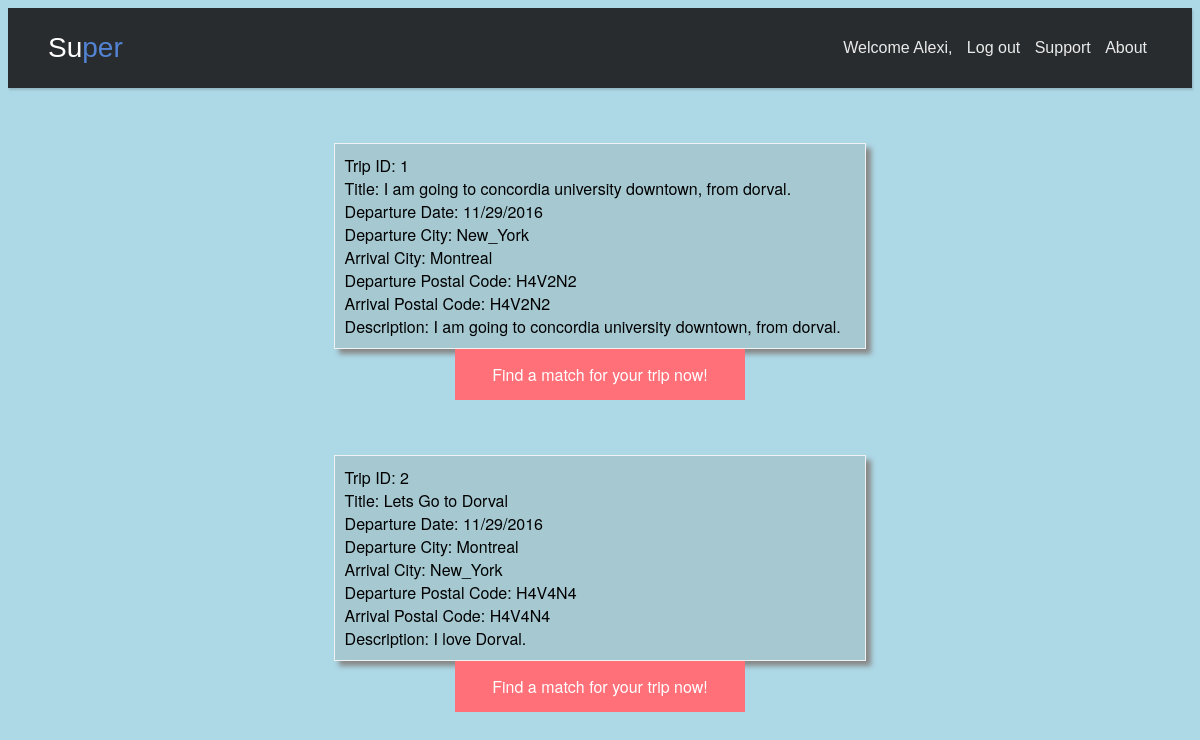
/viewPosts.php (signed in), run on the app's committed database.
### tables this page shows
CREATE TABLE trip
(
  TID INT(11) NOT NULL AUTO_INCREMENT,
  authorID INT(11) NOT NULL,
  dDate VARCHAR(50) NOT NULL,  
  dCity VARCHAR(10) NOT NULL,	 
  aCity VARCHAR(15) NOT NULL,	 
  dPostal VARCHAR(20) DEFAULT NULL,	 
  aPostal VARCHAR(20) DEFAULT NULL, 
  Description VARCHAR(200) DEFAULT NULL,
  Restriction BOOLEAN DEFAULT NULL,
  Title VARCHAR(200) DEFAULT NULL,
  Comments VARCHAR(200) DEFAULT NULL,
  Category VARCHAR(15) NOT NULL,
  Role INT(3),
   
  matchedID INT(11) DEFAULT NULL,
  PRIMARY KEY(TID),
  FOREIGN KEY (authorID) REFERENCES member (MID)
    ON DELETE CASCADE
    ON UPDATE CASCADE,
  FOREIGN KEY (matchedID) REFERENCES trip (TID)
    ON DELETE CASCADE
    ON UPDATE CASCADE
);

### viewPosts.php (the view, shortened to what this page needs)
<!DOCTYPE html>
<html>
<head>
</head>
<body>
<header class="header-basic">
    <link rel="stylesheet" type="text/css" href="assets/css/header.css">
    <link rel="stylesheet" type="text/css" href="assets/css/addPost.css"/>
    <link rel="stylesheet" type="text/css" href="assets/css/main.css"/>
    <div class="header-limiter">
        <h1><a href="index.php">Su<span>per</span></a></h1>
        <nav>
            <?php
            if(isset($_SESSION['user'])){
                echo"
                <a>Welcome ".$_SESSION['userName'].
                    ", </a>
                <a href=\"logout.php?logout=true\">Log out</a>
                ";
            }else{
                echo"
                <a href=\"login.php\">Log in</a>
                ";
            }
            $MID = $_SESSION['user'];
            $role = $_SESSION['role'];
            ?>
            <a href="#">Support</a>
            <a href="#">About</a>
        </nav>
    </div>
</header>
<div class="match" style="text-align: center">
    <p class="success" style="text-align: center">
        <?php
        $servername = "vpc353_2.encs.concordia.ca";
        $username = "vpc353_2";
        $password = "A5DNm8";
        $dbname = "vpc353_2";
        if($role=='rider'){
            $role=0;
        }else{
            $role=1;
        }
        $conn = new mysqli($servername, $username, $password, $dbname);
        $sql = "SELECT * FROM trip WHERE authorID='$MID'
                    AND role=$role";
        $result = $conn->query($sql);
        if ($result->num_rows > 0) {
            while($row = $result->fetch_assoc()) {
                $TID =  $row["TID"];
                echo "<br><div class='serviceContent'>";
                echo "Trip ID: ".$row['TID'];
                echo "<br>Title: ".$row['Title'];
                echo "<br>Departure Date: ".$row['dDate'];
                echo "<br>Departure City: ".$row['dCity'];
                echo "<br>Arrival City: ".$row['aCity'];
                echo "<br>Departure Postal Code: ".$row['dPostal'];
                echo "<br>Arrival Postal Code: ".$row['aPostal'];
                echo "<br>Description: ".$row['Description'];
                echo "</div>";
                echo '<a href="matchPost.php?match='.$TID.'">Find a match for your trip now!</a><p>';
            }
        } else {
            echo "<br><span style='color:orangered;'>You do not </span>have any trip yet!";
        }
        ?>
    </p>
</div>
</body>
</html>

### assets/css/header.css (style rules this page uses)
.header-basic { background-color: #292c2f; box-shadow: 1px 2px 2px rgba(0, 0, 0, 0.15); padding: 20px 40px; height: 80px; box-sizing: border-box; }
.header-basic .header-limiter { max-width: 1200px; text-align: center; margin: 0 auto; }
.header-basic .header-limiter h1 { float: left; font: normal 28px Cookie, Arial, Helvetica, sans-serif; line-height: 40px; margin: 0; }
.header-basic .header-limiter h1 span { color: #5383d3; }
.header-basic .header-limiter a { color: #ffffff; text-decoration: none; }
.header-basic .header-limiter nav { font:16px Arial, Helvetica, sans-serif; line-height: 40px; float: right; }
.header-basic .header-limiter nav a { display: inline-block; padding: 0 5px; text-decoration:none; color: #ffffff; font-size: 16px; opacity: 0.9; }

### assets/css/addPost.css (style rules this page uses)
body { background-color: lightblue; font-family: 'Exo 2', "Helvetica Neue",Helvetica,Arial,sans-serif; }

### assets/css/main.css (style rules this page uses)
.match { width: 45%; position: relative; margin: auto; }
.match .serviceContent { width:auto; padding: 10px; text-align: left; border: 1px solid #f0f3f4; }
.serviceContent { background: rgba(145, 156, 152, 0.27); box-shadow: 5px 5px 5px #888888; }
.match a { background-color: #ff7079; color: white; width: 45%; padding: 14px 25px; text-align: center; text-decoration: none; display: inline-block; }

### data on the page
trip: TID "1", Title "I am going to concordia university downtown, from dorval.", dDate "11/29/2016", dCity "New_York", aCity "Montreal", dPostal "H4V2N2", aPostal "H4V2N2", Description "I am going to concordia university downtown, from dorval."
trip: TID "2", Title "Lets Go to Dorval", dDate "11/29/2016", dCity "Montreal", aCity "New_York", dPostal "H4V4N4", aPostal "H4V4N4", Description "I love Dorval."

### other printed values
$_SESSION['userName'] "Alexi"
